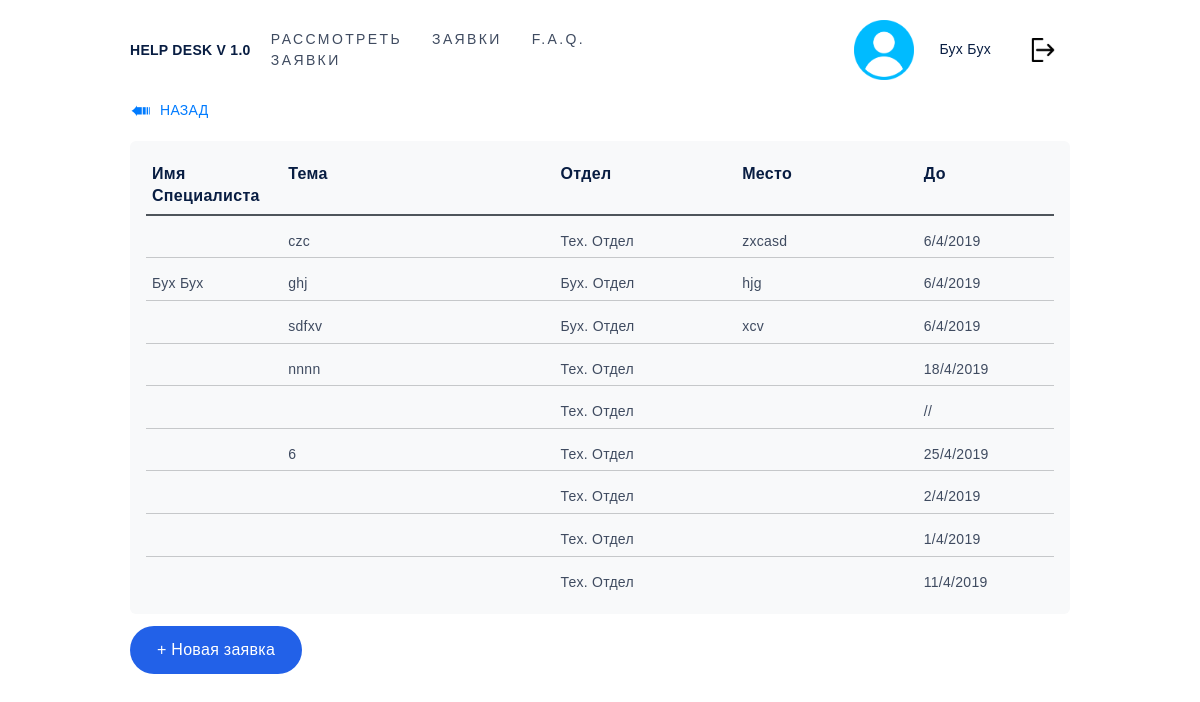
Before: /helpdesk/list-tickets.html (signed in) with the older database file.
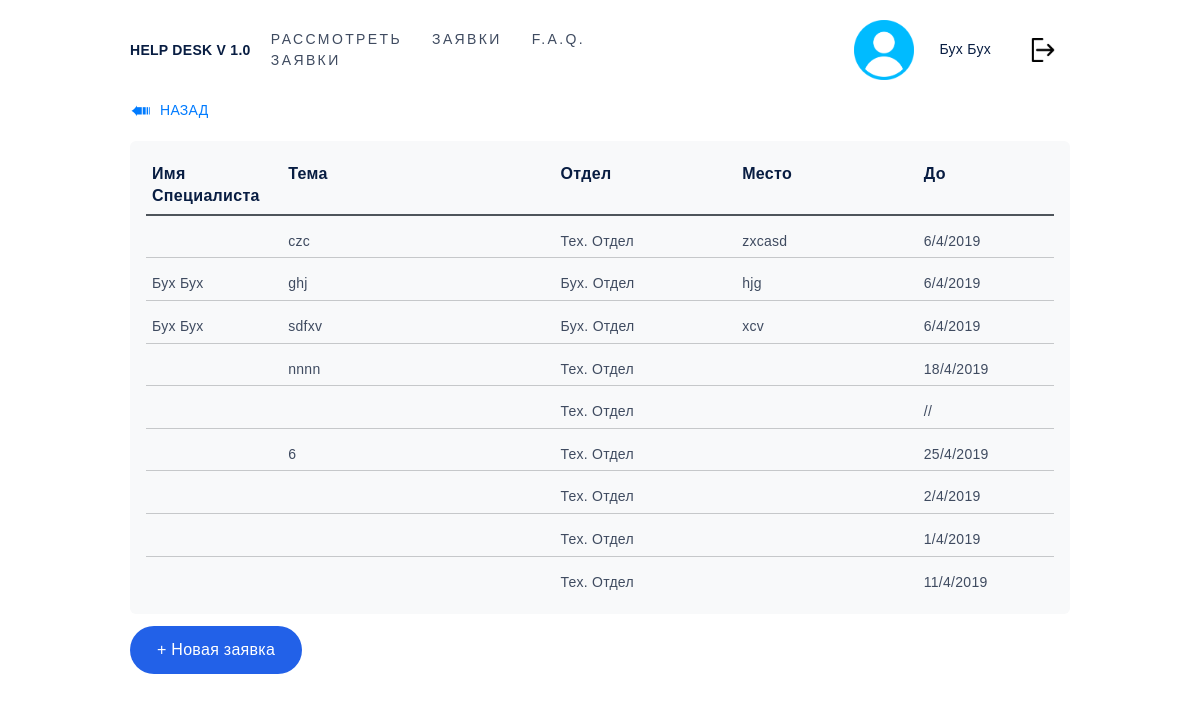
After: the same page with the newer database file.
### helpdesk/models.py (models this page shows, shortened)
class Ticket(models.Model):
    requestor = models.ForeignKey('auth.User',on_delete=models.CASCADE, related_name="requestor")
    worker = models.ForeignKey('auth.User',on_delete=models.SET_NULL, null=True, related_name="worker")
    theme = models.CharField(max_length=100,default="")
    targeted_department = models.ForeignKey('Department',on_delete=models.CASCADE, related_name="targeted_department")
    place = models.CharField(max_length=100,default="")
    priority = models.IntegerField(default="0") # 0-Низкий 1-Средний 2-Высокий
    details = models.CharField(max_length=1000,default="")
    pub_date = models.DateTimeField('date published')
    exp_date = models.DateTimeField('expiration date')
    finished = models.BooleanField(default="False")
    deleted = models.BooleanField(default="False")
    chat = models.TextField(default="")

class Department(models.Model):
    name = models.CharField(max_length=100)
    head = models.ForeignKey('auth.User',null=True,on_delete=models.CASCADE, related_name="head")

### helpdesk/views.py (the view)
# urls.py: path('list-tickets.html',views.list_tickets.as_view() , name='list-tickets'),
class list_tickets(LoginRequiredMixin,generic.ListView):
    template_name = 'helpdesk/list-tickets.html'
    login_url = 'helpdesk:login_view'
    redirect_field_name = 'redirect_to'
    def get_context_data(self, **kwargs):
        context = super().get_context_data(**kwargs)
        context['user'] = self.request.user.first_name + " " + self.request.user.last_name
        if models.EmployeesInDepartments.objects.filter(person = self.request.user).count()>0:
            context['isWorker'] = True
        return context
    def get_queryset(self):
        result_list=models.Ticket.objects.filter(requestor=self.request.user)
        return result_list.filter(finished=False,deleted=False).order_by('id')

### helpdesk/templates/helpdesk/list-tickets.html (shortened to what this page needs)
{%extends 'helpdesk/father_frame.html'%}
{%block contents%}
	<section class="section-one-class" id="section-one-id">
		<div class="container">
			<div class="row">
				<div class="col">
					<a href="#" onclick="history.back();return false;" class="toback">Назад</a>
				</div>
			</div>
			<div class="row">
				<div class="col-lg d-flex justify-content-center">
					<ul class="list-tickets">
						<li class="wr-label d-flex justify-content-between">
							<div class="label-name_ticket d-none d-md-block">
								<p>Имя Специалиста</p>
							</div>
							<div class="label-text_ticket">
								<p>Тема</p>
							</div>
							<div class="label-depart_ticket d-none d-md-block">
								<p>Отдел</p>
							</div>
							<div class="label-place_ticket d-none d-md-block">
								<p>Место</p>
							</div>
							<div class="label-priority_ticket">
								<p>До</p>
							</div>
						</li>
						{% for object in object_list %}
						<li class="wr-tickets">
							<a href="view-ticket_{%if isAdmining%}admin_{%endif%}{{object.pk}}" class="d-flex">
								<div class="ticket-name d-none d-md-block">
									<p>{%if object.first_name == ''%}Ожидается{%else%}{{object.worker.first_name}} {{object.worker.last_name}}{%endif%}</p>
								</div>
								<div class="ticket-text">
									<p>{{object.theme}}</p>
								</div>
								<div class="ticket-depart d-none d-md-block">
									<p>{{object.targeted_department.name}}</p>
								</div>
								<div class="ticket-place d-none d-md-block">
									<p>{{object.place}}</p>
								</div>
								<div class="ticket-priority">
									<p>{%if object.priority == 0%}{%endif%}{%if object.priority == 2%}{%endif%}{%if object.priority == 1%}{%endif%}
										{{object.exp_date.day}}/{{object.exp_date.month}}/{{object.exp_date.year}}
									</p>
								</div>
							</a>
						</li>
						{%endfor%}
					</ul>
				</div>
			</div>
			<div class="row">
				<div class="col">
					<a href="{%url 'helpdesk:new_ticket'%}" class="btn btn_new-message">
						+ Новая заявка
					</a>
				</div>
			</div>
		</div>
	</section>
{%endblock%}

Changed rows visible on the page:
changed Ticket "sdfxv": worker.first_name (not shown) → "Бух"; worker.last_name (not shown) → "Бух"
